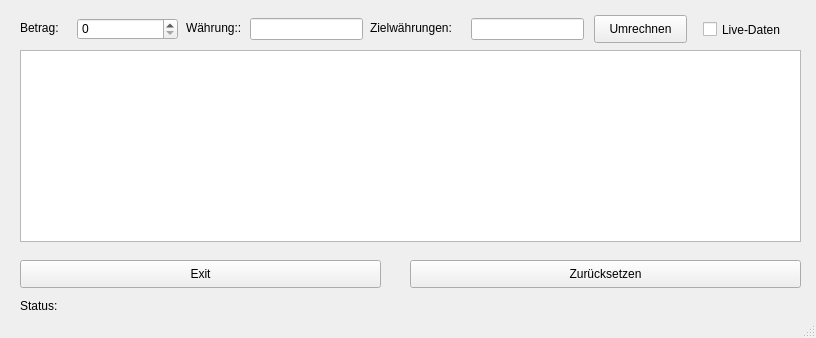
<?xml version="1.0" encoding="UTF-8"?>
<ui version="4.0">
 <class>mainWindow</class>
 <widget class="QMainWindow" name="mainWindow">
  <property name="geometry">
   <rect>
    <x>0</x>
    <y>0</y>
    <width>816</width>
    <height>338</height>
   </rect>
  </property>
  <property name="windowTitle">
   <string>Currency Converter</string>
  </property>
  <widget class="QWidget" name="centralwidget">
   <widget class="QPushButton" name="exitB">
    <property name="geometry">
     <rect>
      <x>20</x>
      <y>260</y>
      <width>361</width>
      <height>28</height>
     </rect>
    </property>
    <property name="text">
     <string>Exit</string>
    </property>
   </widget>
   <widget class="QPushButton" name="resetB">
    <property name="geometry">
     <rect>
      <x>410</x>
      <y>260</y>
      <width>391</width>
      <height>28</height>
     </rect>
    </property>
    <property name="text">
     <string>Zurücksetzen</string>
    </property>
   </widget>
   <widget class="QTextBrowser" name="textBrowserBox">
    <property name="geometry">
     <rect>
      <x>20</x>
      <y>50</y>
      <width>781</width>
      <height>192</height>
     </rect>
    </property>
   </widget>
   <widget class="QLabel" name="status">
    <property name="geometry">
     <rect>
      <x>20</x>
      <y>298</y>
      <width>341</width>
      <height>16</height>
     </rect>
    </property>
    <property name="text">
     <string>Status:</string>
    </property>
   </widget>
   <widget class="QCheckBox" name="liveCheckbox">
    <property name="geometry">
     <rect>
      <x>703</x>
      <y>14</y>
      <width>91</width>
      <height>31</height>
     </rect>
    </property>
    <property name="text">
     <string>Live-Daten</string>
    </property>
   </widget>
   <widget class="QPushButton" name="umrechnenB">
    <property name="geometry">
     <rect>
      <x>594</x>
      <y>15</y>
      <width>93</width>
      <height>28</height>
     </rect>
    </property>
    <property name="text">
     <string>Umrechnen</string>
    </property>
   </widget>
   <widget class="QLabel" name="waehrungText">
    <property name="geometry">
     <rect>
      <x>186</x>
      <y>20</y>
      <width>61</width>
      <height>16</height>
     </rect>
    </property>
    <property name="text">
     <string>Währung::</string>
    </property>
   </widget>
   <widget class="QLineEdit" name="zielwaehrung">
    <property name="geometry">
     <rect>
      <x>471</x>
      <y>18</y>
      <width>113</width>
      <height>22</height>
     </rect>
    </property>
   </widget>
   <widget class="QLabel" name="zielwaehrungText">
    <property name="geometry">
     <rect>
      <x>370</x>
      <y>20</y>
      <width>101</width>
      <height>16</height>
     </rect>
    </property>
    <property name="text">
     <string>Zielwährungen:</string>
    </property>
   </widget>
   <widget class="QLineEdit" name="waehrungInput">
    <property name="geometry">
     <rect>
      <x>250</x>
      <y>18</y>
      <width>113</width>
      <height>22</height>
     </rect>
    </property>
   </widget>
   <widget class="QLabel" name="betragText">
    <property name="geometry">
     <rect>
      <x>20</x>
      <y>20</y>
      <width>55</width>
      <height>16</height>
     </rect>
    </property>
    <property name="text">
     <string>Betrag:</string>
    </property>
   </widget>
   <widget class="QSpinBox" name="betragSpinBox">
    <property name="geometry">
     <rect>
      <x>77</x>
      <y>18</y>
      <width>101</width>
      <height>22</height>
     </rect>
    </property>
   </widget>
  </widget>
  <widget class="QStatusBar" name="statusbar"/>
 </widget>
 <resources/>
 <connections/>
</ui>
